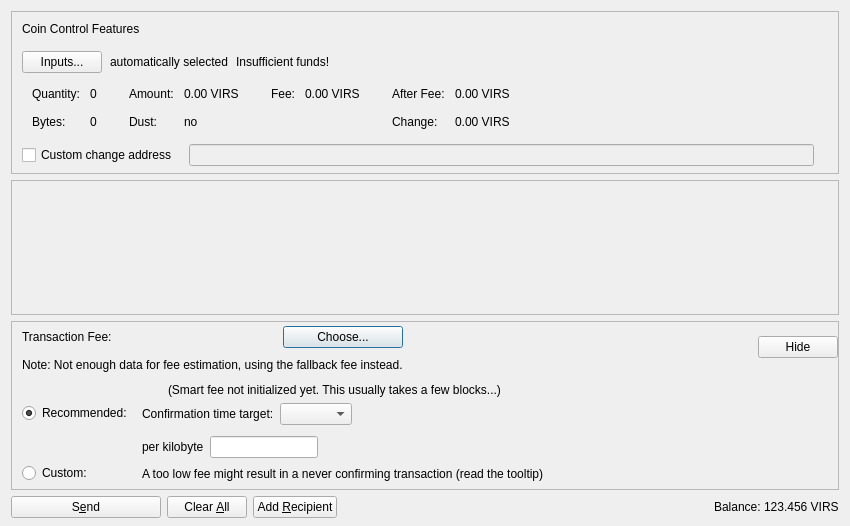
<?xml version="1.0" encoding="UTF-8"?>
<ui version="4.0">
 <class>SendCoinsDialog</class>
 <widget class="QDialog" name="SendCoinsDialog">
  <property name="geometry">
   <rect>
    <x>0</x>
    <y>0</y>
    <width>850</width>
    <height>526</height>
   </rect>
  </property>
  <property name="windowTitle">
   <string>Send Coins</string>
  </property>
  <layout class="QVBoxLayout" name="verticalLayout" stretch="0,1,0,0">
   <property name="bottomMargin">
    <number>8</number>
   </property>
   <item>
    <widget class="QFrame" name="frameCoinControl">
     <property name="sizePolicy">
      <sizepolicy hsizetype="Expanding" vsizetype="Expanding">
       <horstretch>0</horstretch>
       <verstretch>0</verstretch>
      </sizepolicy>
     </property>
     <property name="maximumSize">
      <size>
       <width>16777215</width>
       <height>16777215</height>
      </size>
     </property>
     <property name="frameShape">
      <enum>QFrame::StyledPanel</enum>
     </property>
     <property name="frameShadow">
      <enum>QFrame::Sunken</enum>
     </property>
     <layout class="QVBoxLayout" name="verticalLayoutCoinControl2">
      <property name="spacing">
       <number>0</number>
      </property>
      <property name="leftMargin">
       <number>0</number>
      </property>
      <property name="topMargin">
       <number>0</number>
      </property>
      <property name="rightMargin">
       <number>0</number>
      </property>
      <property name="bottomMargin">
       <number>6</number>
      </property>
      <item>
       <layout class="QVBoxLayout" name="verticalLayoutCoinControl" stretch="0,0,0,0,1">
        <property name="spacing">
         <number>0</number>
        </property>
        <property name="leftMargin">
         <number>10</number>
        </property>
        <property name="topMargin">
         <number>10</number>
        </property>
        <item>
         <layout class="QHBoxLayout" name="horizontalLayoutCoinControl1">
          <property name="bottomMargin">
           <number>15</number>
          </property>
          <item>
           <widget class="QLabel" name="labelCoinControlFeatures">
            <property name="sizePolicy">
             <sizepolicy hsizetype="Preferred" vsizetype="Maximum">
              <horstretch>0</horstretch>
              <verstretch>0</verstretch>
             </sizepolicy>
            </property>
            <property name="text">
             <string>Coin Control Features</string>
            </property>
           </widget>
          </item>
         </layout>
        </item>
        <item>
         <layout class="QHBoxLayout" name="horizontalLayoutCoinControl2" stretch="0,0,0,0">
          <property name="spacing">
           <number>8</number>
          </property>
          <property name="bottomMargin">
           <number>10</number>
          </property>
          <item>
           <widget class="QPushButton" name="pushButtonCoinControl">
            <property name="styleSheet">
             <string notr="true"/>
            </property>
            <property name="text">
             <string>Inputs...</string>
            </property>
            <property name="autoDefault">
             <bool>false</bool>
            </property>
           </widget>
          </item>
          <item>
           <widget class="QLabel" name="labelCoinControlAutomaticallySelected">
            <property name="text">
             <string>automatically selected</string>
            </property>
            <property name="margin">
             <number>5</number>
            </property>
           </widget>
          </item>
          <item>
           <widget class="QLabel" name="labelCoinControlInsuffFunds">
            <property name="text">
             <string>Insufficient funds!</string>
            </property>
            <property name="margin">
             <number>5</number>
            </property>
           </widget>
          </item>
          <item>
           <spacer name="horizontalSpacerCoinControl">
            <property name="orientation">
             <enum>Qt::Horizontal</enum>
            </property>
            <property name="sizeHint" stdset="0">
             <size>
              <width>40</width>
              <height>1</height>
             </size>
            </property>
           </spacer>
          </item>
         </layout>
        </item>
        <item>
         <widget class="QWidget" name="widgetCoinControl" native="true">
          <property name="sizePolicy">
           <sizepolicy hsizetype="Preferred" vsizetype="Preferred">
            <horstretch>0</horstretch>
            <verstretch>0</verstretch>
           </sizepolicy>
          </property>
          <property name="minimumSize">
           <size>
            <width>0</width>
            <height>0</height>
           </size>
          </property>
          <property name="styleSheet">
           <string notr="true"/>
          </property>
          <layout class="QHBoxLayout" name="horizontalLayoutCoinControl5">
           <property name="leftMargin">
            <number>0</number>
           </property>
           <property name="topMargin">
            <number>0</number>
           </property>
           <property name="rightMargin">
            <number>0</number>
           </property>
           <property name="bottomMargin">
            <number>0</number>
           </property>
           <item>
            <layout class="QHBoxLayout" name="horizontalLayoutCoinControl3" stretch="0,0,0,1">
             <property name="spacing">
              <number>20</number>
             </property>
             <property name="topMargin">
              <number>0</number>
             </property>
             <property name="bottomMargin">
              <number>10</number>
             </property>
             <item>
              <layout class="QFormLayout" name="formLayoutCoinControl1">
               <property name="horizontalSpacing">
                <number>10</number>
               </property>
               <property name="verticalSpacing">
                <number>14</number>
               </property>
               <property name="leftMargin">
                <number>10</number>
               </property>
               <property name="topMargin">
                <number>4</number>
               </property>
               <property name="rightMargin">
                <number>6</number>
               </property>
               <item row="0" column="0">
                <widget class="QLabel" name="labelCoinControlQuantityText">
                 <property name="text">
                  <string>Quantity:</string>
                 </property>
                 <property name="margin">
                  <number>0</number>
                 </property>
                </widget>
               </item>
               <item row="0" column="1">
                <widget class="QLabel" name="labelCoinControlQuantity">
                 <property name="cursor">
                  <cursorShape>IBeamCursor</cursorShape>
                 </property>
                 <property name="contextMenuPolicy">
                  <enum>Qt::ActionsContextMenu</enum>
                 </property>
                 <property name="text">
                  <string notr="true">0</string>
                 </property>
                 <property name="margin">
                  <number>0</number>
                 </property>
                 <property name="textInteractionFlags">
                  <set>Qt::LinksAccessibleByMouse|Qt::TextSelectableByKeyboard|Qt::TextSelectableByMouse</set>
                 </property>
                </widget>
               </item>
               <item row="1" column="0">
                <widget class="QLabel" name="labelCoinControlBytesText">
                 <property name="text">
                  <string>Bytes:</string>
                 </property>
                </widget>
               </item>
               <item row="1" column="1">
                <widget class="QLabel" name="labelCoinControlBytes">
                 <property name="cursor">
                  <cursorShape>IBeamCursor</cursorShape>
                 </property>
                 <property name="contextMenuPolicy">
                  <enum>Qt::ActionsContextMenu</enum>
                 </property>
                 <property name="text">
                  <string notr="true">0</string>
                 </property>
                 <property name="textInteractionFlags">
                  <set>Qt::LinksAccessibleByMouse|Qt::TextSelectableByKeyboard|Qt::TextSelectableByMouse</set>
                 </property>
                </widget>
               </item>
              </layout>
             </item>
             <item>
              <layout class="QFormLayout" name="formLayoutCoinControl2">
               <property name="horizontalSpacing">
                <number>10</number>
               </property>
               <property name="verticalSpacing">
                <number>14</number>
               </property>
               <property name="leftMargin">
                <number>6</number>
               </property>
               <property name="topMargin">
                <number>4</number>
               </property>
               <property name="rightMargin">
                <number>6</number>
               </property>
               <item row="0" column="0">
                <widget class="QLabel" name="labelCoinControlAmountText">
                 <property name="text">
                  <string>Amount:</string>
                 </property>
                 <property name="margin">
                  <number>0</number>
                 </property>
                </widget>
               </item>
               <item row="0" column="1">
                <widget class="QLabel" name="labelCoinControlAmount">
                 <property name="cursor">
                  <cursorShape>IBeamCursor</cursorShape>
                 </property>
                 <property name="contextMenuPolicy">
                  <enum>Qt::ActionsContextMenu</enum>
                 </property>
                 <property name="text">
                  <string notr="true">0.00 VIRS</string>
                 </property>
                 <property name="textInteractionFlags">
                  <set>Qt::LinksAccessibleByMouse|Qt::TextSelectableByKeyboard|Qt::TextSelectableByMouse</set>
                 </property>
                </widget>
               </item>
               <item row="1" column="0">
                <widget class="QLabel" name="labelCoinControlLowOutputText">
                 <property name="text">
                  <string>Dust:</string>
                 </property>
                </widget>
               </item>
               <item row="1" column="1">
                <widget class="QLabel" name="labelCoinControlLowOutput">
                 <property name="cursor">
                  <cursorShape>IBeamCursor</cursorShape>
                 </property>
                 <property name="contextMenuPolicy">
                  <enum>Qt::ActionsContextMenu</enum>
                 </property>
                 <property name="text">
                  <string notr="true">no</string>
                 </property>
                 <property name="textInteractionFlags">
                  <set>Qt::LinksAccessibleByMouse|Qt::TextSelectableByKeyboard|Qt::TextSelectableByMouse</set>
                 </property>
                </widget>
               </item>
              </layout>
             </item>
             <item>
              <layout class="QFormLayout" name="formLayoutCoinControl3">
               <property name="horizontalSpacing">
                <number>10</number>
               </property>
               <property name="verticalSpacing">
                <number>14</number>
               </property>
               <property name="leftMargin">
                <number>6</number>
               </property>
               <property name="topMargin">
                <number>4</number>
               </property>
               <property name="rightMargin">
                <number>6</number>
               </property>
               <item row="0" column="0">
                <widget class="QLabel" name="labelCoinControlFeeText">
                 <property name="text">
                  <string>Fee:</string>
                 </property>
                 <property name="margin">
                  <number>0</number>
                 </property>
                </widget>
               </item>
               <item row="0" column="1">
                <widget class="QLabel" name="labelCoinControlFee">
                 <property name="cursor">
                  <cursorShape>IBeamCursor</cursorShape>
                 </property>
                 <property name="contextMenuPolicy">
                  <enum>Qt::ActionsContextMenu</enum>
                 </property>
                 <property name="text">
                  <string notr="true">0.00 VIRS</string>
                 </property>
                 <property name="textInteractionFlags">
                  <set>Qt::LinksAccessibleByMouse|Qt::TextSelectableByKeyboard|Qt::TextSelectableByMouse</set>
                 </property>
                </widget>
               </item>
              </layout>
             </item>
             <item>
              <layout class="QFormLayout" name="formLayoutCoinControl4">
               <property name="horizontalSpacing">
                <number>10</number>
               </property>
               <property name="verticalSpacing">
                <number>14</number>
               </property>
               <property name="leftMargin">
                <number>6</number>
               </property>
               <property name="topMargin">
                <number>4</number>
               </property>
               <property name="rightMargin">
                <number>6</number>
               </property>
               <item row="0" column="0">
                <widget class="QLabel" name="labelCoinControlAfterFeeText">
                 <property name="text">
                  <string>After Fee:</string>
                 </property>
                 <property name="margin">
                  <number>0</number>
                 </property>
                </widget>
               </item>
               <item row="0" column="1">
                <widget class="QLabel" name="labelCoinControlAfterFee">
                 <property name="cursor">
                  <cursorShape>IBeamCursor</cursorShape>
                 </property>
                 <property name="contextMenuPolicy">
                  <enum>Qt::ActionsContextMenu</enum>
                 </property>
                 <property name="text">
                  <string notr="true">0.00 VIRS</string>
                 </property>
                 <property name="textInteractionFlags">
                  <set>Qt::LinksAccessibleByMouse|Qt::TextSelectableByKeyboard|Qt::TextSelectableByMouse</set>
                 </property>
                </widget>
               </item>
               <item row="1" column="0">
                <widget class="QLabel" name="labelCoinControlChangeText">
                 <property name="text">
                  <string>Change:</string>
                 </property>
                </widget>
               </item>
               <item row="1" column="1">
                <widget class="QLabel" name="labelCoinControlChange">
                 <property name="cursor">
                  <cursorShape>IBeamCursor</cursorShape>
                 </property>
                 <property name="contextMenuPolicy">
                  <enum>Qt::ActionsContextMenu</enum>
                 </property>
                 <property name="text">
                  <string notr="true">0.00 VIRS</string>
                 </property>
                 <property name="textInteractionFlags">
                  <set>Qt::LinksAccessibleByMouse|Qt::TextSelectableByKeyboard|Qt::TextSelectableByMouse</set>
                 </property>
                </widget>
               </item>
              </layout>
             </item>
            </layout>
           </item>
          </layout>
         </widget>
        </item>
        <item>
         <layout class="QHBoxLayout" name="horizontalLayoutCoinControl4" stretch="0,0,0">
          <property name="spacing">
           <number>12</number>
          </property>
          <property name="sizeConstraint">
           <enum>QLayout::SetDefaultConstraint</enum>
          </property>
          <property name="topMargin">
           <number>5</number>
          </property>
          <property name="rightMargin">
           <number>5</number>
          </property>
          <item>
           <widget class="QCheckBox" name="checkBoxCoinControlChange">
            <property name="toolTip">
             <string>If this is activated, but the change address is empty or invalid, change will be sent to a newly generated address.</string>
            </property>
            <property name="text">
             <string>Custom change address</string>
            </property>
           </widget>
          </item>
          <item>
           <widget class="QValidatedLineEdit" name="lineEditCoinControlChange">
            <property name="enabled">
             <bool>false</bool>
            </property>
            <property name="sizePolicy">
             <sizepolicy hsizetype="Expanding" vsizetype="Fixed">
              <horstretch>0</horstretch>
              <verstretch>0</verstretch>
             </sizepolicy>
            </property>
           </widget>
          </item>
          <item>
           <widget class="QLabel" name="labelCoinControlChangeLabel">
            <property name="sizePolicy">
             <sizepolicy hsizetype="Preferred" vsizetype="Expanding">
              <horstretch>0</horstretch>
              <verstretch>0</verstretch>
             </sizepolicy>
            </property>
            <property name="minimumSize">
             <size>
              <width>0</width>
              <height>0</height>
             </size>
            </property>
            <property name="text">
             <string/>
            </property>
            <property name="margin">
             <number>3</number>
            </property>
           </widget>
          </item>
         </layout>
        </item>
        <item>
         <spacer name="verticalSpacerCoinControl">
          <property name="orientation">
           <enum>Qt::Vertical</enum>
          </property>
          <property name="sizeHint" stdset="0">
           <size>
            <width>800</width>
            <height>1</height>
           </size>
          </property>
         </spacer>
        </item>
       </layout>
      </item>
     </layout>
    </widget>
   </item>
   <item>
    <widget class="QScrollArea" name="scrollArea">
     <property name="widgetResizable">
      <bool>true</bool>
     </property>
     <widget class="QWidget" name="scrollAreaWidgetContents">
      <property name="geometry">
       <rect>
        <x>0</x>
        <y>0</y>
        <width>830</width>
        <height>104</height>
       </rect>
      </property>
      <layout class="QVBoxLayout" name="verticalLayout_2" stretch="0,1">
       <property name="leftMargin">
        <number>0</number>
       </property>
       <property name="topMargin">
        <number>0</number>
       </property>
       <property name="rightMargin">
        <number>0</number>
       </property>
       <property name="bottomMargin">
        <number>0</number>
       </property>
       <item>
        <layout class="QVBoxLayout" name="entries">
         <property name="spacing">
          <number>6</number>
         </property>
        </layout>
       </item>
       <item>
        <spacer name="verticalSpacer">
         <property name="orientation">
          <enum>Qt::Vertical</enum>
         </property>
         <property name="sizeHint" stdset="0">
          <size>
           <width>20</width>
           <height>40</height>
          </size>
         </property>
        </spacer>
       </item>
      </layout>
     </widget>
    </widget>
   </item>
   <item>
    <widget class="QFrame" name="frameFee">
     <property name="sizePolicy">
      <sizepolicy hsizetype="Expanding" vsizetype="Expanding">
       <horstretch>0</horstretch>
       <verstretch>0</verstretch>
      </sizepolicy>
     </property>
     <property name="maximumSize">
      <size>
       <width>16777215</width>
       <height>16777215</height>
      </size>
     </property>
     <property name="frameShape">
      <enum>QFrame::StyledPanel</enum>
     </property>
     <property name="frameShadow">
      <enum>QFrame::Sunken</enum>
     </property>
     <layout class="QVBoxLayout" name="verticalLayoutFee1">
      <property name="spacing">
       <number>0</number>
      </property>
      <property name="leftMargin">
       <number>0</number>
      </property>
      <property name="topMargin">
       <number>0</number>
      </property>
      <property name="rightMargin">
       <number>0</number>
      </property>
      <property name="bottomMargin">
       <number>0</number>
      </property>
      <item>
       <layout class="QVBoxLayout" name="verticalLayoutFee2" stretch="0,0,0">
        <property name="spacing">
         <number>0</number>
        </property>
        <property name="leftMargin">
         <number>10</number>
        </property>
        <property name="topMargin">
         <number>0</number>
        </property>
        <item>
         <layout class="QHBoxLayout" name="horizontalLayoutFee1">
          <property name="bottomMargin">
           <number>0</number>
          </property>
          <item>
           <layout class="QVBoxLayout" name="verticalLayoutFee7">
            <property name="spacing">
             <number>0</number>
            </property>
            <item>
             <spacer name="verticalSpacerSmartFee">
              <property name="orientation">
               <enum>Qt::Vertical</enum>
              </property>
              <property name="sizeType">
               <enum>QSizePolicy::Fixed</enum>
              </property>
              <property name="sizeHint" stdset="0">
               <size>
                <width>1</width>
                <height>4</height>
               </size>
              </property>
             </spacer>
            </item>
            <item>
             <layout class="QHBoxLayout" name="horizontalLayoutSmartFee">
              <property name="spacing">
               <number>10</number>
              </property>
              <item>
               <widget class="QLabel" name="labelFeeHeadline">
                <property name="sizePolicy">
                 <sizepolicy hsizetype="Preferred" vsizetype="Maximum">
                  <horstretch>0</horstretch>
                  <verstretch>0</verstretch>
                 </sizepolicy>
                </property>
                <property name="text">
                 <string>Transaction Fee:</string>
                </property>
               </widget>
              </item>
              <item>
               <widget class="QLabel" name="labelFeeMinimized">
                <property name="text">
                 <string/>
                </property>
               </widget>
              </item>
              <item>
               <widget class="QPushButton" name="buttonChooseFee">
                <property name="text">
                 <string>Choose...</string>
                </property>
               </widget>
              </item>
             </layout>
            </item>
            <item>
             <spacer name="verticalSpacer_7">
              <property name="orientation">
               <enum>Qt::Vertical</enum>
              </property>
              <property name="sizeHint" stdset="0">
               <size>
                <width>1</width>
                <height>10</height>
               </size>
              </property>
             </spacer>
            </item>
            <item>
             <widget class="QLabel" name="fallbackFeeWarningLabel">
              <property name="toolTip">
               <string>Using the fallbackfee can result in sending a transaction that will take several hours or days (or never) to confirm. Consider choosing your fee manually or wait until you have validated the complete chain.</string>
              </property>
              <property name="text">
               <string>Note: Not enough data for fee estimation, using the fallback fee instead.</string>
              </property>
              <property name="wordWrap">
               <bool>false</bool>
              </property>
             </widget>
            </item>
            <item>
             <spacer name="verticalSpacer_5">
              <property name="orientation">
               <enum>Qt::Vertical</enum>
              </property>
              <property name="sizeHint" stdset="0">
               <size>
                <width>1</width>
                <height>1</height>
               </size>
              </property>
             </spacer>
            </item>
           </layout>
          </item>
          <item>
           <spacer name="horizontalSpacer_4">
            <property name="orientation">
             <enum>Qt::Horizontal</enum>
            </property>
            <property name="sizeHint" stdset="0">
             <size>
              <width>1</width>
              <height>1</height>
             </size>
            </property>
           </spacer>
          </item>
          <item>
           <widget class="QPushButton" name="buttonMinimizeFee">
            <property name="toolTip">
             <string>Hide transaction fee settings</string>
            </property>
            <property name="text">
             <string>Hide</string>
            </property>
           </widget>
          </item>
         </layout>
        </item>
        <item>
         <widget class="QFrame" name="frameFeeSelection">
          <layout class="QVBoxLayout" name="verticalLayoutFee12">
           <property name="spacing">
            <number>0</number>
           </property>
           <property name="leftMargin">
            <number>0</number>
           </property>
           <property name="topMargin">
            <number>0</number>
           </property>
           <property name="rightMargin">
            <number>0</number>
           </property>
           <property name="bottomMargin">
            <number>0</number>
           </property>
           <item>
            <layout class="QGridLayout" name="gridLayoutFee">
             <property name="topMargin">
              <number>10</number>
             </property>
             <property name="bottomMargin">
              <number>4</number>
             </property>
             <property name="horizontalSpacing">
              <number>10</number>
             </property>
             <property name="verticalSpacing">
              <number>4</number>
             </property>
             <item row="1" column="1">
              <layout class="QVBoxLayout" name="verticalLayoutFee8">
               <property name="spacing">
                <number>6</number>
               </property>
               <property name="topMargin">
                <number>3</number>
               </property>
               <item>
                <layout class="QHBoxLayout" name="horizontalLayoutFee13" stretch="0,0,1">
                 <item>
                  <widget class="QLabel" name="labelCustomPerKilobyte">
                   <property name="toolTip">
                    <string>If the custom fee is set to 1000 VirsAICOIN and the transaction is only 250 bytes, then &quot;per kilobyte&quot; only pays 250 VirsAICOIN in fee,&lt;br /&gt;while &quot;at least&quot; pays 1000 VirsAICOIN. For transactions bigger than a kilobyte both pay by kilobyte.</string>
                   </property>
                   <property name="text">
                    <string>per kilobyte</string>
                   </property>
                  </widget>
                 </item>
                 <item>
                  <widget class="BitcoinAmountField" name="customFee"/>
                 </item>
                 <item>
                  <spacer name="horizontalSpacer_6">
                   <property name="orientation">
                    <enum>Qt::Horizontal</enum>
                   </property>
                   <property name="sizeHint" stdset="0">
                    <size>
                     <width>1</width>
                     <height>1</height>
                    </size>
                   </property>
                  </spacer>
                 </item>
                </layout>
               </item>
               <item>
                <layout class="QHBoxLayout" name="horizontalLayoutFee8">
                 <item>
                  <widget class="QLabel" name="labelCustomFeeWarning">
                   <property name="enabled">
                    <bool>true</bool>
                   </property>
                   <property name="toolTip">
                    <string>When there is less transaction volume than space in the blocks, miners as well as relaying nodes may enforce a minimum fee. Paying only this minimum fee is just fine, but be aware that this can result in a never confirming transaction once there is more demand for virsai transactions than the network can process.</string>
                   </property>
                   <property name="text">
                    <string>A too low fee might result in a never confirming transaction (read the tooltip)</string>
                   </property>
                  </widget>
                 </item>
                 <item>
                  <spacer name="horizontalSpacer_2">
                   <property name="orientation">
                    <enum>Qt::Horizontal</enum>
                   </property>
                   <property name="sizeHint" stdset="0">
                    <size>
                     <width>1</width>
                     <height>1</height>
                    </size>
                   </property>
                  </spacer>
                 </item>
                </layout>
               </item>
              </layout>
             </item>
             <item row="0" column="0">
              <layout class="QVBoxLayout" name="verticalLayoutFee4" stretch="0,1">
               <property name="topMargin">
                <number>20</number>
               </property>
               <property name="bottomMargin">
                <number>3</number>
               </property>
               <item>
                <widget class="QRadioButton" name="radioSmartFee">
                 <property name="text">
                  <string>Recommended:</string>
                 </property>
                 <property name="checked">
                  <bool>true</bool>
                 </property>
                 <attribute name="buttonGroup">
                  <string notr="true">groupFee</string>
                 </attribute>
                </widget>
               </item>
               <item>
                <spacer name="verticalSpacer_2">
                 <property name="orientation">
                  <enum>Qt::Vertical</enum>
                 </property>
                 <property name="sizeHint" stdset="0">
                  <size>
                   <width>1</width>
                   <height>1</height>
                  </size>
                 </property>
                </spacer>
               </item>
              </layout>
             </item>
             <item row="1" column="0">
              <layout class="QVBoxLayout" name="verticalLayoutFee9" stretch="0,1">
               <property name="topMargin">
                <number>30</number>
               </property>
               <item>
                <widget class="QRadioButton" name="radioCustomFee">
                 <property name="text">
                  <string>Custom:</string>
                 </property>
                 <attribute name="buttonGroup">
                  <string notr="true">groupFee</string>
                 </attribute>
                </widget>
               </item>
               <item>
                <spacer name="verticalSpacer_6">
                 <property name="orientation">
                  <enum>Qt::Vertical</enum>
                 </property>
                 <property name="sizeHint" stdset="0">
                  <size>
                   <width>1</width>
                   <height>1</height>
                  </size>
                 </property>
                </spacer>
               </item>
              </layout>
             </item>
             <item row="0" column="1">
              <layout class="QVBoxLayout" name="verticalLayoutFee3" stretch="0,0,1">
               <property name="spacing">
                <number>6</number>
               </property>
               <property name="topMargin">
                <number>0</number>
               </property>
               <property name="bottomMargin">
                <number>3</number>
               </property>
               <item>
                <layout class="QHBoxLayout" name="horizontalLayoutFee12">
                 <item>
                  <widget class="QLabel" name="labelSmartFee">
                   <property name="text">
                    <string/>
                   </property>
                  </widget>
                 </item>
                 <item>
                  <widget class="QLabel" name="labelFeeEstimation">
                   <property name="text">
                    <string/>
                   </property>
                  </widget>
                 </item>
                 <item>
                  <widget class="QLabel" name="labelSmartFee2">
                   <property name="text">
                    <string>(Smart fee not initialized yet. This usually takes a few blocks...)</string>
                   </property>
                  </widget>
                 </item>
                 <item>
                  <spacer name="horizontalSpacer_5">
                   <property name="orientation">
                    <enum>Qt::Horizontal</enum>
                   </property>
                   <property name="sizeHint" stdset="0">
                    <size>
                     <width>1</width>
                     <height>1</height>
                    </size>
                   </property>
                  </spacer>
                 </item>
                </layout>
               </item>
               <item>
                <layout class="QHBoxLayout" name="horizontalLayoutFee9">
                 <item>
                  <layout class="QVBoxLayout" name="verticalLayoutFee6">
                   <item>
                    <widget class="QLabel" name="labelSmartFee3">
                     <property name="text">
                      <string>Confirmation time target:</string>
                     </property>
                    </widget>
                   </item>
                  </layout>
                 </item>
                 <item>
                  <layout class="QVBoxLayout" name="verticalLayoutFee5">
                   <property name="rightMargin">
                    <number>30</number>
                   </property>
                   <item>
                    <layout class="QHBoxLayout" name="horizontalLayoutConfTarget">
                     <property name="bottomMargin">
                      <number>0</number>
                     </property>
                     <item>
                      <widget class="QComboBox" name="confTargetSelector"/>
                     </item>
                     <item>
                      <spacer name="horizontalSpacerConfTarget">
                       <property name="orientation">
                        <enum>Qt::Horizontal</enum>
                       </property>
                       <property name="sizeHint" stdset="0">
                        <size>
                         <width>40</width>
                         <height>20</height>
                        </size>
                       </property>
                      </spacer>
                     </item>
                    </layout>
                   </item>
                  </layout>
                 </item>
                </layout>
               </item>
               <item>
                <spacer name="verticalSpacer_4">
                 <property name="orientation">
                  <enum>Qt::Vertical</enum>
                 </property>
                 <property name="sizeHint" stdset="0">
                  <size>
                   <width>1</width>
                   <height>1</height>
                  </size>
                 </property>
                </spacer>
               </item>
              </layout>
             </item>
            </layout>
           </item>
          </layout>
         </widget>
        </item>
        <item>
         <spacer name="verticalSpacerFee">
          <property name="orientation">
           <enum>Qt::Vertical</enum>
          </property>
          <property name="sizeHint" stdset="0">
           <size>
            <width>800</width>
            <height>1</height>
           </size>
          </property>
         </spacer>
        </item>
       </layout>
      </item>
     </layout>
    </widget>
   </item>
   <item>
    <layout class="QHBoxLayout" name="horizontalLayout">
     <item>
      <widget class="QPushButton" name="sendButton">
       <property name="minimumSize">
        <size>
         <width>150</width>
         <height>0</height>
        </size>
       </property>
       <property name="toolTip">
        <string>Confirm the send action</string>
       </property>
       <property name="text">
        <string>S&amp;end</string>
       </property>
       <property name="autoDefault">
        <bool>false</bool>
       </property>
       <property name="default">
        <bool>false</bool>
       </property>
      </widget>
     </item>
     <item>
      <widget class="QPushButton" name="clearButton">
       <property name="sizePolicy">
        <sizepolicy hsizetype="Minimum" vsizetype="Fixed">
         <horstretch>0</horstretch>
         <verstretch>0</verstretch>
        </sizepolicy>
       </property>
       <property name="toolTip">
        <string>Clear all fields of the form.</string>
       </property>
       <property name="text">
        <string>Clear &amp;All</string>
       </property>
       <property name="autoDefault">
        <bool>false</bool>
       </property>
      </widget>
     </item>
     <item>
      <widget class="QPushButton" name="addButton">
       <property name="toolTip">
        <string>Send to multiple recipients at once</string>
       </property>
       <property name="text">
        <string>Add &amp;Recipient</string>
       </property>
       <property name="autoDefault">
        <bool>false</bool>
       </property>
      </widget>
     </item>
     <item>
      <spacer name="horizontalSpacer">
       <property name="orientation">
        <enum>Qt::Horizontal</enum>
       </property>
       <property name="sizeHint" stdset="0">
        <size>
         <width>40</width>
         <height>20</height>
        </size>
       </property>
      </spacer>
     </item>
     <item>
      <layout class="QHBoxLayout" name="horizontalLayout_2">
       <property name="spacing">
        <number>3</number>
       </property>
       <item>
        <widget class="QLabel" name="labelBalanceName">
         <property name="text">
          <string>Balance:</string>
         </property>
        </widget>
       </item>
       <item>
        <widget class="QLabel" name="labelBalance">
         <property name="sizePolicy">
          <sizepolicy hsizetype="Preferred" vsizetype="Preferred">
           <horstretch>0</horstretch>
           <verstretch>0</verstretch>
          </sizepolicy>
         </property>
         <property name="cursor">
          <cursorShape>IBeamCursor</cursorShape>
         </property>
         <property name="text">
          <string notr="true">123.456 VIRS</string>
         </property>
         <property name="textInteractionFlags">
          <set>Qt::LinksAccessibleByMouse|Qt::TextSelectableByKeyboard|Qt::TextSelectableByMouse</set>
         </property>
        </widget>
       </item>
      </layout>
     </item>
    </layout>
   </item>
  </layout>
 </widget>
 <customwidgets>
  <customwidget>
   <class>QValidatedLineEdit</class>
   <extends>QLineEdit</extends>
   <header>qt/qvalidatedlineedit.h</header>
  </customwidget>
  <customwidget>
   <class>BitcoinAmountField</class>
   <extends>QLineEdit</extends>
   <header>qt/bitcoinamountfield.h</header>
   <container>1</container>
  </customwidget>
 </customwidgets>
 <resources>
  <include location="../virsai.qrc"/>
 </resources>
 <connections/>
 <buttongroups>
  <buttongroup name="groupFee"/>
 </buttongroups>
</ui>
